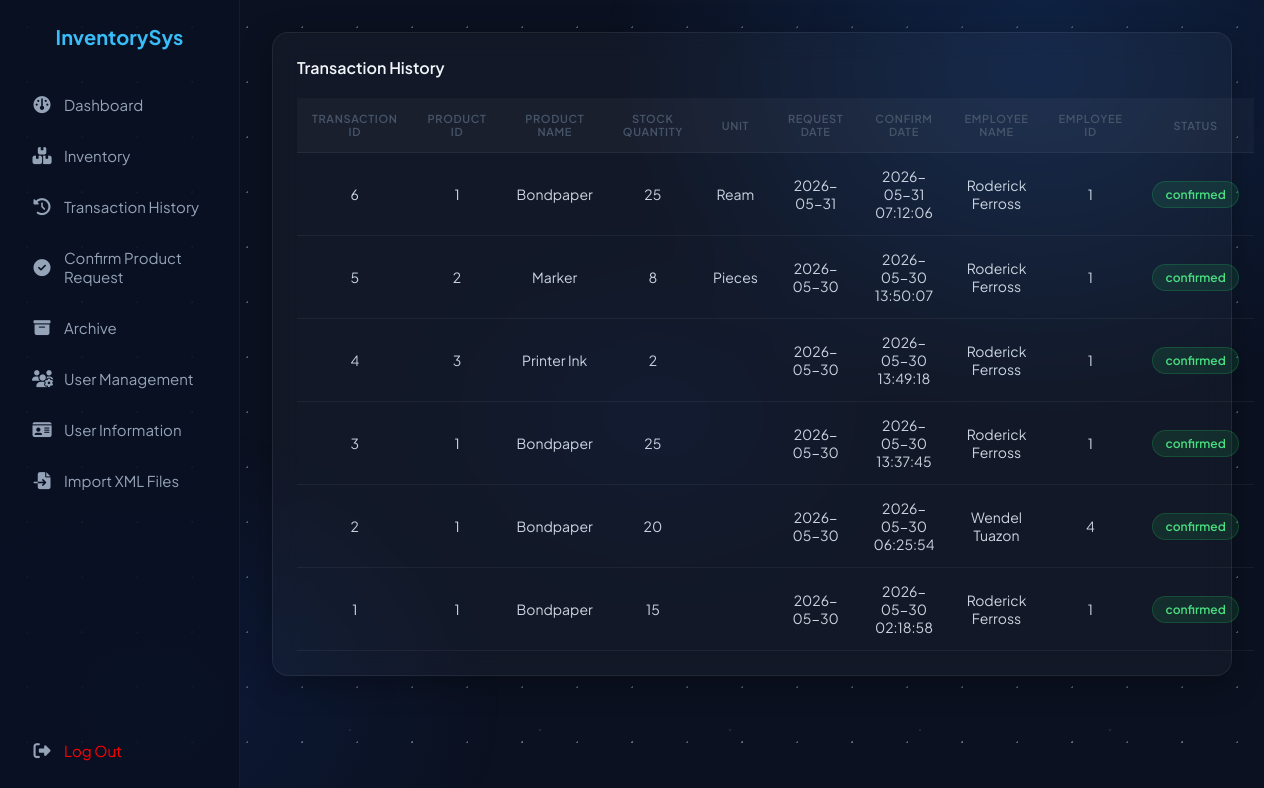
The app's page /index.php?action=transaction-history (signed in) with its own data.
### tables this page shows
CREATE TABLE `transaction` (
  `transaction_id` int NOT NULL AUTO_INCREMENT,
  `product_id` int DEFAULT NULL,
  `product_name` varchar(50) DEFAULT NULL,
  `stock_quantity` int DEFAULT NULL,
  `unit` varchar(50) DEFAULT NULL,
  `request_date` date DEFAULT NULL,
  `confirmRequest` timestamp NULL DEFAULT CURRENT_TIMESTAMP,
  `employee_name` varchar(50) DEFAULT NULL,
  `employee_id` int DEFAULT NULL,
  `status` varchar(20) NOT NULL DEFAULT 'confirmed',
  PRIMARY KEY (`transaction_id`),
  KEY `product_id` (`product_id`),
  KEY `employee_id` (`employee_id`),
  CONSTRAINT `transaction_ibfk_1` FOREIGN KEY (`product_id`) REFERENCES `product` (`product_id`),
  CONSTRAINT `transaction_ibfk_2` FOREIGN KEY (`employee_id`) REFERENCES `employee` (`Employee_id`)
);

### Controller/TransactionController.php (called while the page is built, shortened)
<?php
require_once "Model/Transaction.php";
class TransactionController {
    private $transaction;
    public function __construct($db) {
        $this->transaction = new Transaction($db);
    }
    public function getAllTransaction() {
        return $this->transaction->getAllTransaction();
    }
}

### Model/Transaction.php (called while the page is built, shortened)
<?php
class Transaction {
    private $conn;
    public function __construct($db){
        $this->conn = $db;
    }
    public function getAllTransaction() {
        $stmt = $this->conn->prepare("SELECT * from transaction ORDER BY confirmRequest DESC");
        $stmt->execute();
        return $stmt->fetchAll(PDO::FETCH_ASSOC);
    }
}

### View/TransactionHistory.php (the view, shortened to what this page needs)
<!DOCTYPE html>
<html lang="en">
<head>
  <link rel="stylesheet" href="/Integrated_Programming/InventorySystem/Inventory-Management-System/Public/Transactionn.css">
<link rel="stylesheet" href="https://cdnjs.cloudflare.com/ajax/libs/font-awesome/6.5.0/css/all.min.css">
</head>
        <?php
        require_once "Model/Transaction.php";
        require_once "Controller/TransactionController.php";
        $transactionController = new TransactionController($conn);
        $transaction = $transactionController->getAllTransaction();
        ?>
<body>
 <div class="sidebar">
  <h2>InventorySys</h2>
  <ul>
  <li><a href="index.php?action=dashboard"><i class="fas fa-gauge"></i> Dashboard</a></li>
  <?php if (isset($_SESSION['role']) && $_SESSION['role'] === 'admin'): ?>
    <li><a href="index.php?action=inventory"><i class="fas fa-boxes-stacked"></i> Inventory</a></li>
    <li><a href="index.php?action=transaction-history"><i class="fas fa-clock-rotate-left"></i> Transaction History</a></li>
    <li><a href="index.php?action=confirm-request"><i class="fas fa-circle-check"></i> Confirm Product Request</a></li>
    <li><a href="index.php?action=archived"><i class="fas fa-box-archive"></i> Archive</a></li>
    <li><a href="index.php?action=registerPage"><i class="fas fa-users-gear"></i> User Management</a></li>
    <li><a href="index.php?action=user-information"><i class="fas fa-id-card"></i> User Information</a></li>
    <li><a href="index.php?action=import-xml"><i class="fas fa-file-import"></i> Import XML Files</a></li>
  <?php endif; ?>
  <li class="logout" style="margin-top: auto;">
    <a href="index.php?action=logout"><i class="fas fa-right-from-bracket"></i><span style="color: red"> Log Out</span></a>
  </li>
</ul>
</div>
  <div class="main">
    <div class="table-container">
      <div class="table-header">
        <h2>Transaction History</h2>
      </div>
      <table>
        <thead>
  <tr>
    <th>Transaction ID</th>
    <th>Product ID</th>
    <th>Product Name</th>
    <th>Stock Quantity</th>
    <th>Unit</th>
    <th>Request Date</th>
    <th>Confirm Date</th>
    <th>Employee Name</th>
    <th>Employee ID</th>
    <th>Status</th>
  </tr>
</thead>
<tbody>
  <?php foreach ($transaction as $transaction): ?>
    <tr>
      <td><?= htmlspecialchars($transaction['transaction_id']) ?></td>
      <td><?= htmlspecialchars($transaction['product_id']) ?></td>
      <td><?= htmlspecialchars($transaction['product_name']) ?></td>
      <td><?= htmlspecialchars($transaction['stock_quantity']) ?></td>
      <td><?= htmlspecialchars($transaction['unit'] ?? '') ?></td>
      <td><?= htmlspecialchars($transaction['request_date']) ?></td>
      <td><?= htmlspecialchars($transaction['confirmRequest']) ?></td>
      <td><?= htmlspecialchars($transaction['employee_name']) ?></td>
      <td><?= htmlspecialchars($transaction['employee_id']) ?></td>
      <td>
        <span class="status <?= strtolower($transaction['status']) ?>">
          <?= htmlspecialchars($transaction['status']) ?>
        </span>
      </td>
    </tr>
  <?php endforeach; ?>
</tbody>
      </table>
    </div>
  </div>
</body>
</html>

### index.php (shortened to what this page needs)
<?php
require_once "config/connection.php";
require_once "Controller/TransactionController.php";
$action = $_GET['action'] ?? 'index';
switch ($action) {
    case 'transaction-history':
        include "View/TransactionHistory.php";
        break;
}

### Public/Transactionn.css (style rules this page uses)
* { margin: 0; padding: 0; box-sizing: border-box; font-family: 'Plus Jakarta Sans', Arial, sans-serif; }
body { display: flex; background: #0b1120; color: #1e293b; min-height: 100vh; position: relative; }
body::before { content: ''; position: fixed; inset: 0; background-image: radial-gradient(circle, rgba(148,163,184,0.50) 1px, transparent 1px), radial-gradient(circle, rgba(148,163,184,0.25) 1px, transparent 1px), radial-gradient(circle, rgba(148,163,184,0.15) 1px, transparent 1px); background-size: 55px 55px, 110px 110px, 190px 190px; background-position: 0 0, 27px 27px, 65px 65px; pointer-events: none; z-index: 0; animation: starDrift 80s linear infinite; }
body::after { content: ''; position: fixed; inset: 0; background: radial-gradient(ellipse 620px 520px at 82% 8%, rgba(30,90,180,0.26) 0%, transparent 70%), radial-gradient(ellipse 500px 400px at 12% 88%, rgba(20,60,150,0.20) 0%, transparent 70%), radial-gradient(ellipse 380px 280px at 52% 52%, rgba(15,45,120,0.13) 0%, transparent 70%); pointer-events: none; z-index: 0; animation: blobDrift 14s ease-in-out infinite alternate; }
.sidebar { width: 240px; height: 100vh; background: rgba(10, 17, 35, 0.88); color: white; padding: 24px 20px; position: fixed; left: 0; top: 0; display: flex; flex-direction: column; border-right: 1px solid rgba(255,255,255,0.05); z-index: 10; }
.sidebar h2 { margin-bottom: 30px; text-align: center; color: #38bdf8; font-size: 20px; font-weight: 700; }
.sidebar ul { list-style: none; padding: 0; margin: 0; display: flex; flex-direction: column; flex: 1; }
.sidebar ul li { margin: 6px 0; }
.sidebar ul li a { color: #94a3b8; text-decoration: none; font-size: 15px; transition: 0.2s; display: flex; align-items: center; gap: 12px; padding: 10px 12px; border-radius: 8px; }
.sidebar ul li a i { font-size: 17px; width: 20px; text-align: center; flex-shrink: 0; }
.main { margin-left: 240px; width: calc(100% - 240px); padding: 32px; min-height: 100vh; position: relative; z-index: 1; }
.table-container { background: rgba(255,255,255,0.03); border: 1px solid rgba(255,255,255,0.07); padding: 24px; border-radius: 16px; backdrop-filter: blur(14px); -webkit-backdrop-filter: blur(14px); box-shadow: 0 8px 32px rgba(0,0,0,0.30); }
.table-header { display: flex; justify-content: space-between; align-items: center; margin-bottom: 20px; }
.table-header h2, .table-header h3 { color: #f1f5f9; font-size: 16px; font-weight: 600; }
table { width: 100%; border-collapse: collapse; }
table th, table td { padding: 14px 15px; text-align: center; border-bottom: 1px solid rgba(255,255,255,0.05); color: #cbd5e1; font-size: 14px; }
table th { background: rgba(255,255,255,0.03); color: #475569; font-size: 11px; font-weight: 600; text-transform: uppercase; letter-spacing: 0.06em; }
.status { padding: 5px 12px; border-radius: 20px; font-size: 12px; font-weight: 600; display: inline-block; }
.status.confirmed { background: rgba(34,197,94,0.12); color: #4ade80; border: 1px solid rgba(34,197,94,0.22); }

### records on screen
transaction: transaction_id "6", product "1", product_name "Bondpaper", stock_quantity "25", unit "Ream", request_date "2026-05-31", confirmRequest "2026-05-31 07:12:06", employee_name "Roderick Ferross", employee "1", status "confirmed"
transaction: transaction_id "5", product "2", product_name "Marker", stock_quantity "8", unit "Pieces", request_date "2026-05-30", confirmRequest "2026-05-30 13:50:07", employee_name "Roderick Ferross", employee "1", status "confirmed"
transaction: transaction_id "4", product "3", product_name "Printer Ink", stock_quantity "2", request_date "2026-05-30", confirmRequest "2026-05-30 13:49:18", employee_name "Roderick Ferross", employee "1", status "confirmed"
transaction: transaction_id "3", product "1", product_name "Bondpaper", stock_quantity "25", request_date "2026-05-30", confirmRequest "2026-05-30 13:37:45", employee_name "Roderick Ferross", employee "1", status "confirmed"
transaction: transaction_id "2", product "1", product_name "Bondpaper", stock_quantity "20", request_date "2026-05-30", confirmRequest "2026-05-30 06:25:54", employee_name "Wendel Tuazon", employee "4", status "confirmed"
transaction: transaction_id "1", product "1", product_name "Bondpaper", stock_quantity "15", request_date "2026-05-30", confirmRequest "2026-05-30 02:18:58", employee_name "Roderick Ferross", employee "1", status "confirmed"
